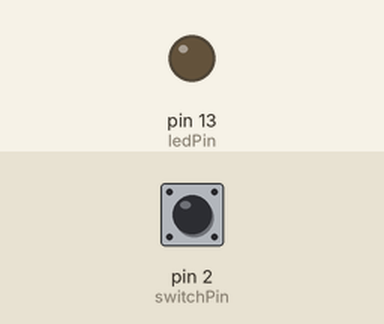
This sketch was run on a simulated Arduino Uno, built with avr-gcc and run on an emulated ATmega328P. Parts: output pins drawn as LEDs (lit = HIGH). The test bench sets the inputs (shaded band); at power-on: pin 2 (switchPin) HIGH.

Above: at 1.2 s.
1.3 s: pin 2 (switchPin) pulled LOW for 0.15 s
At 2.0 s:
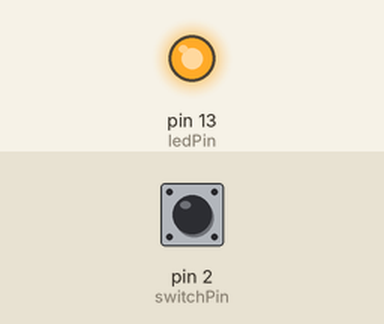
2.9 s: pin 2 (switchPin) pulled LOW for 1 s
At 3.3 s:
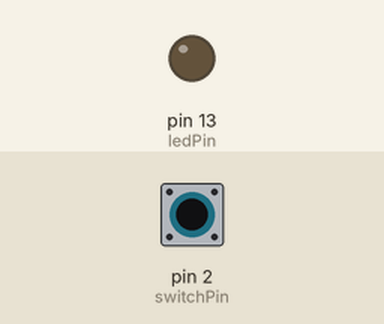
5.4 s: pin 2 (switchPin) pulled LOW for 3.2 s
At 6.4 s:
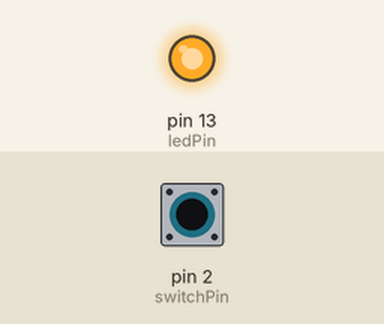
Timing chart, 0 to 8.4 s (numbered marks = the images above; inputs shaded):
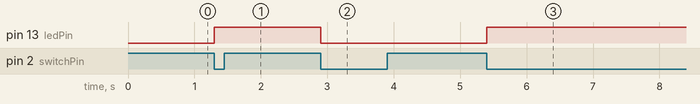

The sketch:

CSE-322-2202-lab12-task-1.ino
```cpp
int switchPin = 2;
int switchStatus = 0;
int ledPin = 13;
bool ledStatus = false;

void setup() {
  pinMode(ledPin, OUTPUT);
  pinMode(switchPin, INPUT);
  attachInterrupt(0,outputToggle,FALLING);
}

void loop() {

}

void outputToggle()
{
  ledStatus=!ledStatus;
  digitalWrite(ledPin, ledStatus);
}
```

Measured:
- after the input at 1.3 s, pin 13 (ledPin): LOW → HIGH at once
- after the input at 2.9 s, pin 13 (ledPin): HIGH → LOW at once
- after the input at 5.4 s, pin 13 (ledPin): LOW → HIGH at once
